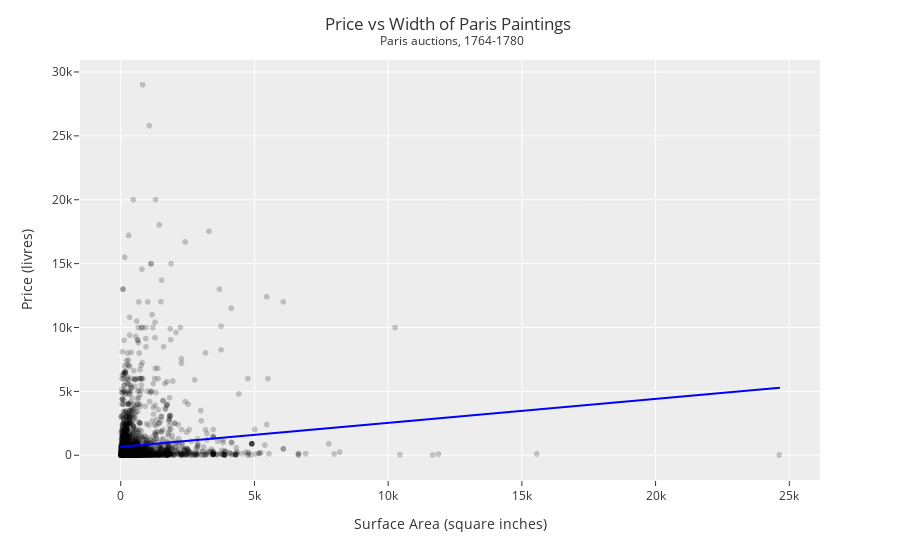

Notebook source saved alongside this figure:
### Markdown cell above
Step 5: Graph

### Code cell
fig = px.scatter(pr_sr_df,
                 x='Surface',
                 y="price",
                 color_discrete_sequence=['black'],
                 opacity=0.2)

fig.update_layout(template="ggplot2",
                  title='Price vs Width of Paris Paintings <br><sup> Paris auctions, 1764-1780</sup>',
                  title_x=0.5,
                  xaxis_title="Surface Area (square inches)",
                  yaxis_title="Price (livres)")

# Add the line our model would predict
DF_model = pd.DataFrame()
DF_model['x'] = pr_sr_df['Surface']
DF_model['y'] = pr_sr_lr.coef_*DF_model['x']+pr_sr_lr.intercept_
DF_model = DF_model.sort_values('x')

fig.add_trace(
    px.line(DF_model, x='x', y='y',color_discrete_sequence=['blue']).data[0]
)

fig.show()

### Figure 1 — Plotly figure (JSON) as saved in the notebook; plotly's stock layout.template omitted (floating-point values rounded to 4 significant figures; data arrays with more than 128 entries replaced by an {"elided": "..."} marker saying what was removed)
{"data": [{"hovertemplate": "Surface=%{x}<br>price=%{y}<extra></extra>", "legendgroup": "", "marker": {"color": "black", "opacity": 0.2, "symbol": "circle"}, "mode": "markers", "name": "", "showlegend": false, "type": "scattergl", "x": {"elided": "3217 float values"}, "xaxis": "x", "y": {"elided": "3217 float values"}, "yaxis": "y"}, {"hovertemplate": "x=%{x}<br>y=%{y}<extra></extra>", "legendgroup": "", "line": {"color": "blue", "dash": "solid"}, "marker": {"symbol": "circle"}, "mode": "lines", "name": "", "showlegend": false, "type": "scattergl", "x": {"elided": "3217 float values"}, "xaxis": "x", "y": {"elided": "3217 float values"}, "yaxis": "y"}], "layout": {"autosize": true, "legend": {"tracegroupgap": 0}, "margin": {"t": 60}, "title": {"text": "Price vs Width of Paris Paintings <br><sup> Paris auctions, 1764-1780</sup>", "x": 0.5}, "xaxis": {"anchor": "y", "autorange": true, "domain": [0, 1], "range": [-2585.0, 27210.0], "title": {"text": "Surface Area (square inches)"}, "type": "linear"}, "yaxis": {"anchor": "x", "autorange": true, "domain": [0, 1], "range": [-2244.0, 31250.0], "title": {"text": "Price (livres)"}, "type": "linear"}}}
